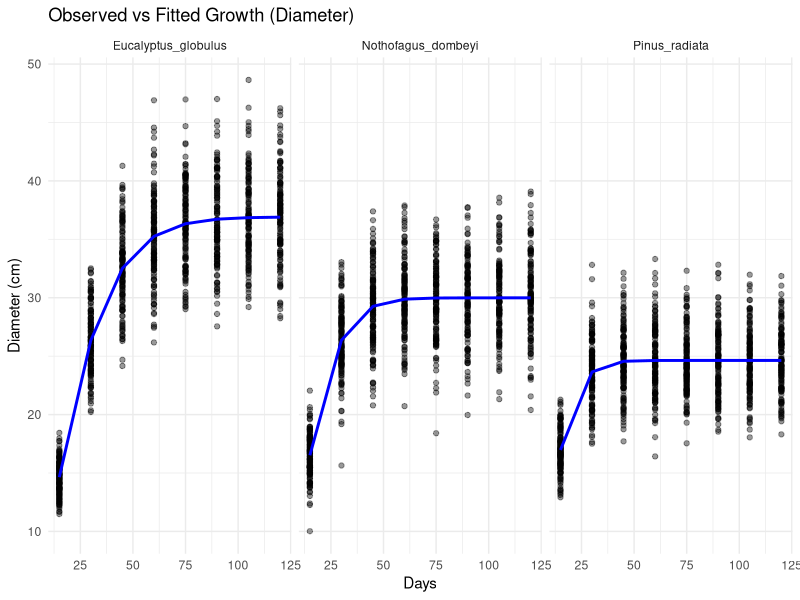

This chart was generated by the following R code:
library(tidyverse)
library(minpack.lm)

# -----------------------------
# 1. Load data
# -----------------------------
data <- read_csv("data/processed/synthetic_forest_growth.csv") %>%
  drop_na(diameter_cm)

# -----------------------------
# 2. Weibull function
# -----------------------------
weibull_model <- function(x, a, b, c) {
  a * (1 - exp(-b * x^c))
}

# -----------------------------
# 3. Fit model + predict
# -----------------------------
fit_and_predict <- function(df) {
  
  model <- nlsLM(
    diameter_cm ~ weibull_model(days, a, b, c),
    data = df,
    start = list(
      a = max(df$diameter_cm),
      b = 0.01,
      c = 1
    )
  )
  
  df %>%
    mutate(
      fitted = predict(model)
    )
}

plot_data <- data %>%
  group_by(species) %>%
  group_modify(~ fit_and_predict(.x)) %>%
  ungroup()

# -----------------------------
# 4. Plot
# -----------------------------
p <- ggplot(plot_data, aes(x = days)) +
  geom_point(aes(y = diameter_cm), alpha = 0.4) +
  geom_line(aes(y = fitted), color = "blue", linewidth = 1) +
  facet_wrap(~ species) +
  labs(
    title = "Observed vs Fitted Growth (Diameter)",
    x = "Days",
    y = "Diameter (cm)"
  ) +
  theme_minimal()

print(p)

# -----------------------------
# 5. RMSE calculation
# -----------------------------
rmse_results <- plot_data %>%
  group_by(species) %>%
  summarise(
    RMSE = sqrt(mean((diameter_cm - fitted)^2)),
    mean_diameter = mean(diameter_cm),
    RMSE_percent = (RMSE / mean_diameter) * 100
  )

print(rmse_results)
